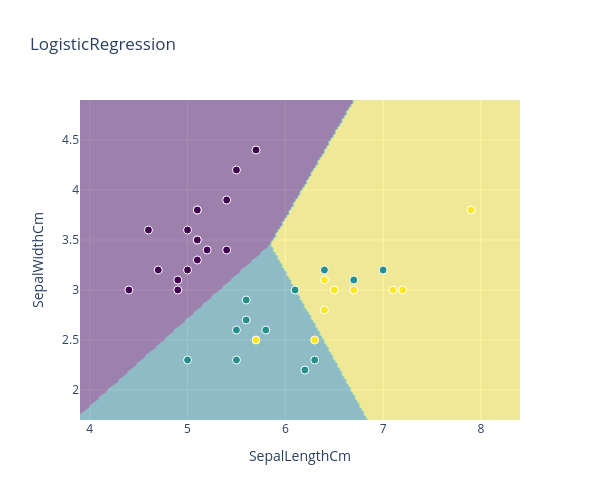

Notebook cell for this chart:
### Code cell
show_decision_region(X_test, y_test, model)

### Figure 1 — Plotly figure (JSON) as saved in the notebook; plotly's stock layout.template omitted (floating-point values rounded to 4 significant figures; data arrays with more than 128 entries replaced by an {"elided": "..."} marker saying what was removed)
{"data": [{"colorscale": [[0, "#440154"], [0.1111, "#482878"], [0.2222, "#3e4989"], [0.3333, "#31688e"], [0.4444, "#26828e"], [0.5556, "#1f9e89"], [0.6667, "#35b779"], [0.7778, "#6ece58"], [0.8889, "#b5de2b"], [1, "#fde725"]], "contours": {"showlines": false}, "opacity": 0.45, "showscale": false, "type": "contour", "x": {"elided": "200 float values"}, "y": {"elided": "200 float values"}, "z": {"elided": "200x200 int values"}}, {"marker": {"color": [1, 2, 1, 0, 0, 0, 0, 2, 0, 0, 2, 2, 1, 2, 1, 1, 1, 2, 1, 2, 1, 0, 2, 1, 1, 2, 0, 0, 0, 1, 1, 0, 0, 0, 0, 0, 0, 0], "colorscale": [[0, "#440154"], [0.1111, "#482878"], [0.2222, "#3e4989"], [0.3333, "#31688e"], [0.4444, "#26828e"], [0.5556, "#1f9e89"], [0.6667, "#35b779"], [0.7778, "#6ece58"], [0.8889, "#b5de2b"], [1, "#fde725"]], "line": {"color": "white", "width": 1}, "size": 8}, "mode": "markers", "name": "Pontos", "type": "scatter", "x": [7, 6.4, 6.7, 5.5, 4.7, 5.1, 4.4, 7.9, 5.2, 5.4, 6.4, 6.3, 5, 6.7, 5.6, 6.2, 5.8, 7.2, 5.6, 7.1, 6.3, 5, 5.7, 6.1, 6.4, 6.5, 5.1, 5.1, 4.9, 5.5, 5.5, 4.6, 4.9, 5.4, 5, 5.7, 5.1, 5.1], "y": [3.2, 2.8, 3.1, 4.2, 3.2, 3.8, 3, 3.8, 3.4, 3.9, 3.1, 2.5, 2.3, 3, 2.7, 2.2, 2.6, 3, 2.9, 3, 2.3, 3.6, 2.5, 3, 3.2, 3, 3.3, 3.8, 3.1, 2.3, 2.6, 3.6, 3, 3.4, 3.2, 4.4, 3.5, 3.5]}], "layout": {"height": 500, "showlegend": false, "title": {"text": "LogisticRegression"}, "width": 600, "xaxis": {"title": {"text": "SepalLengthCm"}}, "yaxis": {"title": {"text": "SepalWidthCm"}}}}
